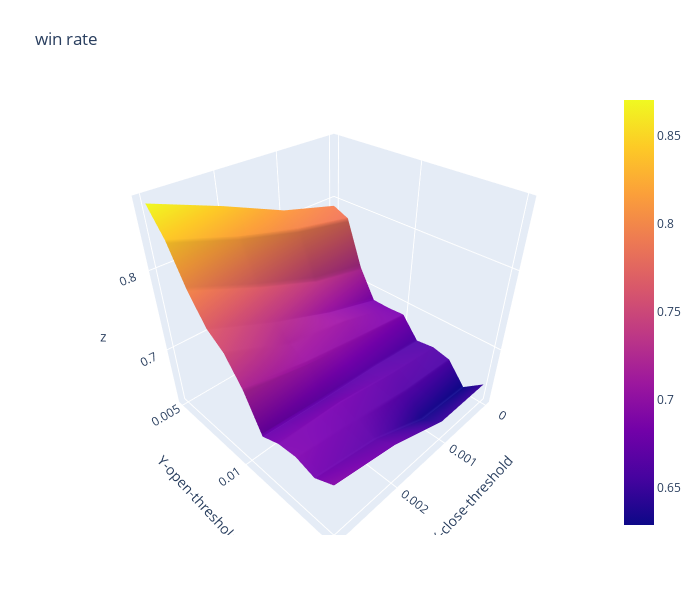

Source (notebook cell):
### Code cell
import plotly.graph_objects as go

x_data = df_win_rate.columns.to_list() # close threshold

y_data = df_win_rate.index.to_list() # open threshold

z_data = df_win_rate.copy(deep=True) # win rate

fig = go.Figure(data=[go.Surface(z=z_data.values,x=x_data,y=y_data)])

fig.update_layout(title="win rate", # 标题
                  autosize=False,  # 尺度自动缩放
                  width=700,  # 长宽
                  height=600,
                  margin=dict(l=65,r=50,b=65,t=90),  # 4个位置的距离
                  scene=dict(xaxis_title='X-close-threshold',yaxis_title='Y-open-threshold')
                 )

fig.show()

### Figure 1 — Plotly figure (JSON) as saved in the notebook; plotly's stock layout.template omitted (floating-point values rounded to 4 significant figures)
{"data": [{"type": "surface", "x": [0, 0.001, 0.002, 0.003], "y": [0.005, 0.006, 0.007, 0.008, 0.009, 0.01, 0.011, 0.012, 0.013, 0.014, 0.015], "z": [[0.792, 0.8118, 0.8424, 0.8704], [0.7831, 0.7971, 0.8167, 0.8423], [0.723, 0.7391, 0.767, 0.799], [0.685, 0.7059, 0.7343, 0.7673], [0.6847, 0.7059, 0.7177, 0.7518], [0.6863, 0.6952, 0.7064, 0.7217], [0.6591, 0.6667, 0.6702, 0.6768], [0.6623, 0.6709, 0.6829, 0.686], [0.6571, 0.662, 0.6757, 0.6883], [0.629, 0.6349, 0.6667, 0.6812], [0.6491, 0.6491, 0.678, 0.6935]]}], "layout": {"autosize": false, "height": 600, "margin": {"b": 65, "l": 65, "r": 50, "t": 90}, "scene": {"xaxis": {"title": {"text": "X-close-threshold"}}, "yaxis": {"title": {"text": "Y-open-threshold"}}}, "title": {"text": "win rate"}, "width": 700}}
